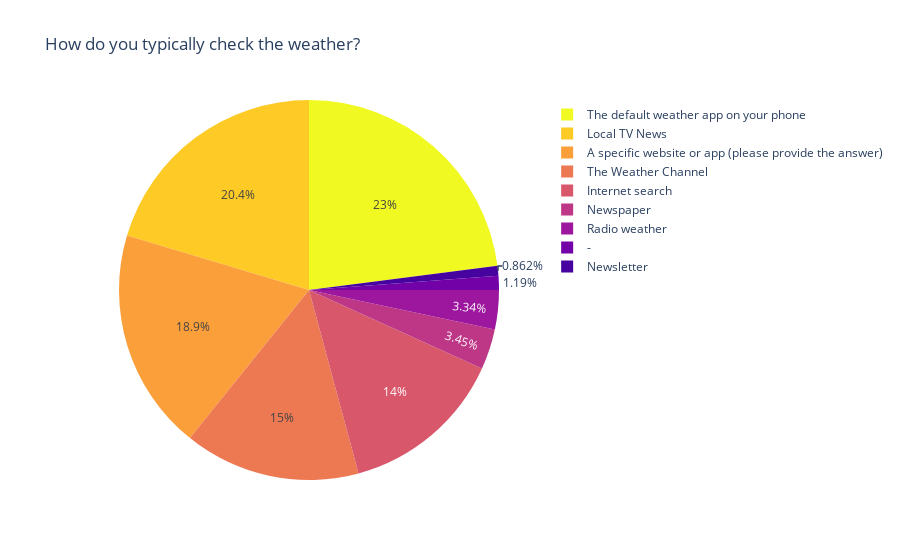

Notebook code for this chart:
### Code cell
# If we use Plotly we can exclude 'missing values' directly from the chart
a= data["How do you typically check the weather?"]
fig = px.pie(a,names=a, title="How do you typically check the weather?",color_discrete_sequence=px.colors.sequential.Plasma_r)
fig.show()
fig.write_html("D:\\Mini_Projects\\DataViz\\hw2gr2.html")

### Figure 1 — Plotly figure (JSON) as saved in the notebook; plotly's stock layout.template omitted (floating-point values rounded to 4 significant figures; data arrays with more than 128 entries replaced by an {"elided": "..."} marker saying what was removed)
{"data": [{"domain": {"x": [0, 1], "y": [0, 1]}, "hovertemplate": "label=%{label}<extra></extra>", "labels": {"elided": "928 str values"}, "legendgroup": "", "name": "", "showlegend": true, "type": "pie"}], "layout": {"legend": {"tracegroupgap": 0}, "piecolorway": ["#f0f921", "#fdca26", "#fb9f3a", "#ed7953", "#d8576b", "#bd3786", "#9c179e", "#7201a8", "#46039f", "#0d0887"], "title": {"text": "How do you typically check the weather?"}}}
